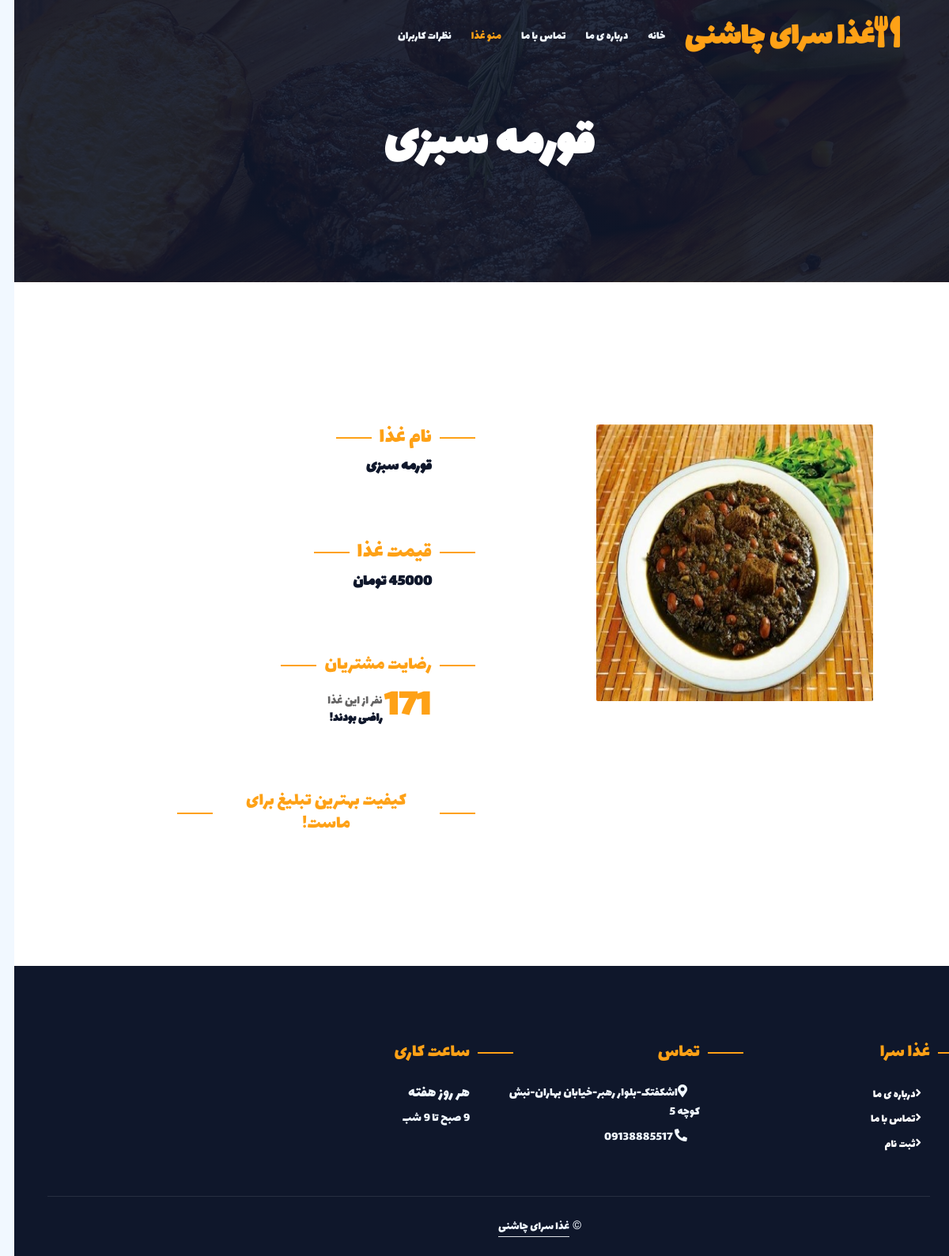
The app's page /menu/قورمه سبزی/, older data.
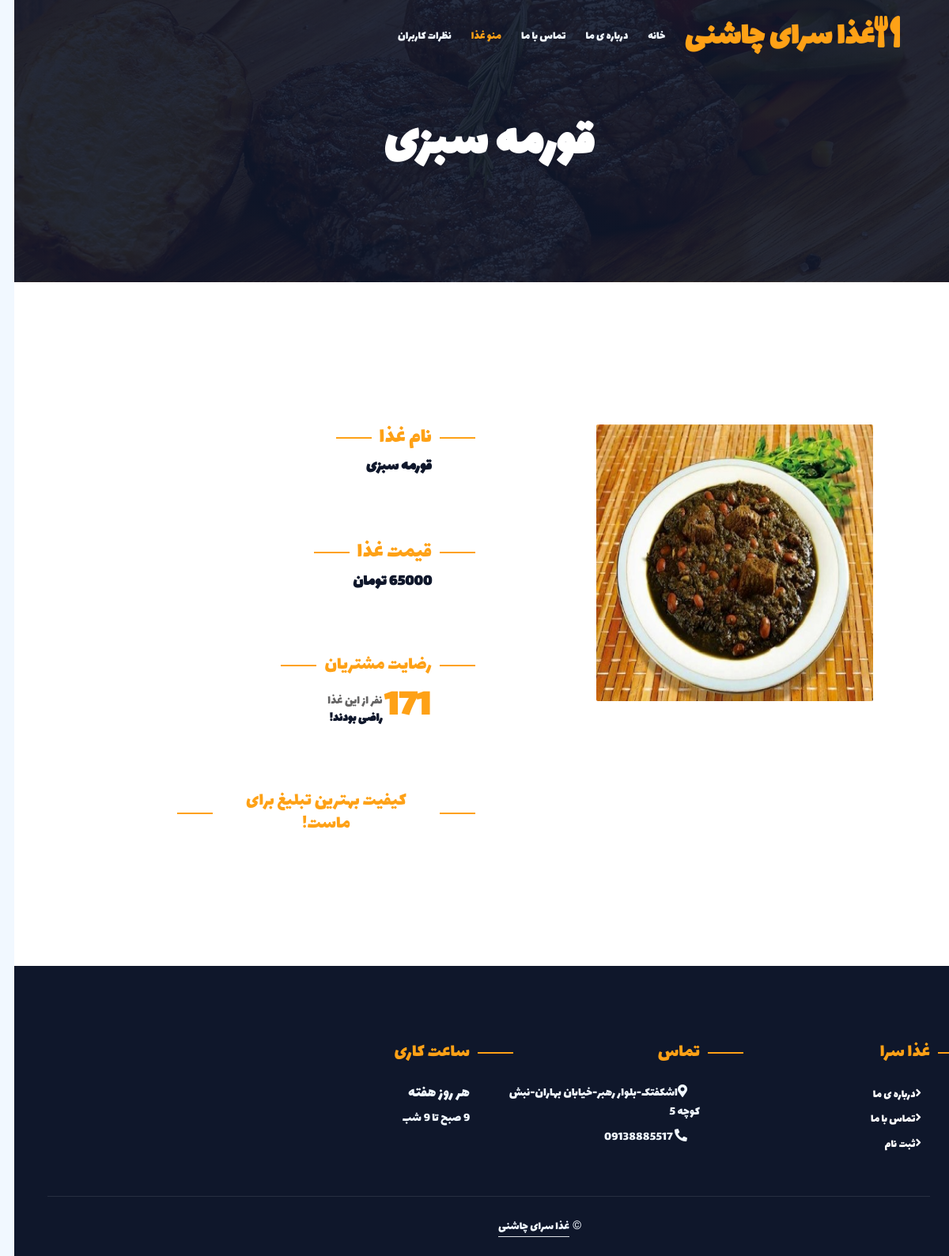
The same page, newer data.
### home_app/models.py (models this page shows, shortened)
class Food(models.Model):
    foodName=models.CharField(max_length=30,default='')
    foodPrice=models.IntegerField(default=0)
    foodImage=models.CharField(max_length=30,default='')
    category=models.CharField(max_length=20,default='')
    likesCount=models.IntegerField(default=10)

### home_app/views.py (the view)
# urls.py: path('menu/<food>/',foodDetails),
def foodDetails(request,food):
    return render(request,"home_app/food.html",context={"foodDetail":findFood(food)})

### home_app/views.py (called while the page is built)
def cheloList():
    return Food.objects.filter(category='پلو')

def khorakList():
    return Food.objects.filter(category='خوراک')

def KhoreshList():
    return Food.objects.filter(category='خورش')

def findFood(food):
    for chelo in  cheloList():
        if chelo.foodName == food:
            return chelo
    for khorak in khorakList():
        if khorak.foodName == food:
            return khorak
    for khoresh in KhoreshList():
        if khoresh.foodName == food:
            return khoresh

### home_app/templates/home_app/food.html (shortened to what this page needs)
<!DOCTYPE html>
<html lang="en">
<head>
    {%load static%}
    <link href="https://cdnjs.cloudflare.com/ajax/libs/font-awesome/5.10.0/css/all.min.css" rel="stylesheet">
    <link href="https://cdn.jsdelivr.net/npm/bootstrap-icons@1.4.1/font/bootstrap-icons.css" rel="stylesheet">
    <link href="{%static 'home_app/lib/animate/animate.min.css'%}" rel="stylesheet">
    <link href="{%static 'home_app/lib/owlcarousel/assets/owl.carousel.min.css'%}" rel="stylesheet">
    <link href="{%static 'home_app/lib/tempusdominus/css/tempusdominus-bootstrap-4.min.css'%}" rel="stylesheet" />
    <link href="{%static 'home_app/css/bootstrap.min.css'%}" rel="stylesheet">
    <link href="{%static 'home_app/css/style.css'%}" rel="stylesheet">
</head>
<body dir="rtl">
    <div class="container-xxl bg-white p-0">
        <div class="container-xxl position-relative p-0" id="setFont">
            <nav class="navbar navbar-expand-lg navbar-dark bg-dark px-4 px-lg-5 py-3 py-lg-0" >
                <a href="/" class="navbar-brand p-0">
                    <h1 class="text-primary m-0" id="setFont"><i class="fa fa-utensils me-3"></i>غذا سرای چاشنی</h1>
                </a>
                <div class="collapse navbar-collapse" id="navbarCollapse">
                    <div class="navbar-nav ms-auto py-0 pe-4">
                        <a href="/" class="nav-item nav-link">خانه</a>
                        <a href="/about" class="nav-item nav-link">درباره ی ما</a>
                        <a href="/contact" class="nav-item nav-link">تماس با ما</a>
                        <a href="/menu" class="nav-item nav-link active">منو غذا</a>
                        <a href="/comments" class="nav-item nav-link">نظرات کاربران</a>
                    </div>
                </div>
            </nav>
            <div class="container-xxl py-5 bg-dark hero-header mb-5">
                <div class="container text-center my-5 pt-5 pb-4">
                    <h1 class="display-3 text-white mb-3 animated slideInDown" style="font-family: lalezar;">{{foodDetail.foodName}}</h1>
                </div>
            </div>
        </div>
        <div class="container-xxl py-5">
            <div class="container">
                <div class="row g-4" style="margin: 60px; width: 100%;">
                    <div class="col-md-6">
                        <div class="wow fadeInUp" data-wow-delay="0.2s">
                            <div id="setFont" style="width: 100%; ">
                                <img style="width: 350px;height: 350px;" class="rounded" src="{%static 'home_app/img/'%}{{foodDetail.foodImage}}">
                            </div>
                        </div>
                    </div>
                    <div class="col-md-6 wow fadeIn" data-wow-delay="0.3s">
                        <h3 class="section-title ff-secondary text-center text-primary fw-normal" id="setFont">نام غذا</h3>
                        <h5 id="setFont">{{foodDetail.foodName}}</h5>
                        <br><br><br>
                        <h3 class="section-title ff-secondary text-center text-primary fw-normal" id="setFont">قیمت غذا</h3>
                        <h5 id="setFont">{{foodDetail.foodPrice}} تومان</h5>
                        <br><br><br>
                        <h4 class="section-title ff-secondary text-center text-primary fw-normal" id="setFont">رضایت مشتریان</h4>
                        <div class="col-sm-6" dir="rtl">
                            <table id="setFont">
                                <tr>
                                    <td >
                                        <div class="flex-shrink-1 display-5 text-primary mb-1" data-toggle="counter-up" style="width: 20%;">
                                            {{foodDetail.likesCount}}
                                        </div>
                                    </td>
                                    <td >
                                        <div class="ps-4" style="float: left;"margin-right: 20px;"">
                                            <p class="mb-0">نفر از این غذا </p>
                                            <h6 class="text-uppercase mb-0" id="setFont">راضی بودند!</h6>
                                        </div>
                                    </td>
                                </tr>
                            </table>
                            <br><br><br>
                            <div>
                                <h4 class="section-title ff-secondary text-center text-primary fw-normal" id="setFont" style="color-scheme: black;">
                                    کیفیت بهترین تبلیغ برای ماست!
                                </h4>
                            </div>
                        </div>
                    </div>
                </div>
            </div>
        </div>
        <div class="container-fluid bg-dark text-light footer pt-5 mt-5 wow fadeIn" data-wow-delay="0.1s" dir="rtl">
            <div class="container py-5">
                <div class="row g-5">
                    <div class="col-lg-3 col-md-6" dir="rtl">
                        <h4 class="section-title ff-secondary text-start text-primary fw-normal mb-4" id="setFont">غذا سرا</h4>
                        <a id="setFont" class="btn btn-link" href="/about">درباره ی ما</a>
                        <a id="setFont" class="btn btn-link" href="/contact">تماس با ما</a>
                        <a id="setFont" class="btn btn-link" href="" onclick="signinMessage()">ثبت نام</a>
                    </div>
                    <div class="col-lg-3 col-md-6" id="setFont">
                        <h4 class="section-title ff-secondary text-start text-primary fw-normal mb-4" id="setFont">تماس</h4>
                        <p class="mb-2"><i class="fa fa-map-marker-alt me-3"></i>اشکفتک-بلوار رهبر-خیابان بهاران-نبش کوچه 5 </p>
                        <p class="mb-2"><i class="fa fa-phone-alt me-3"></i> 09138885517</p>
                    </div>
                    <div class="col-lg-3 col-md-6" id="setFont">
                        <h4 class="section-title ff-secondary text-start text-primary fw-normal mb-4" id="setFont">ساعت کاری</h4>
                        <h5 class="text-light fw-normal" id="setFont">هر روز هفته</h5>
                        <p>9 صبح تا 9 شب</p>
                    </div>
                </div>
            </div>
            <div class="container">
                <div class="copyright">
                    <div class="row">
                        <div class="col-md-6 text-center text-md-start mb-3 mb-md-0">
                            &copy; <a class="border-bottom" href="#" id="setFont">غذا سرای چاشنی</a>
                        </div>
                    </div>
                </div>
            </div>
        </div>
    </div>
</body>
</html>

### home_app/static/home_app/css/style.css (style rules this page uses)
:root { --primary: #FEA116; --light: #F1F8FF; --dark: #0F172B; }
.ff-secondary { font-family: 'Pacifico', cursive; }
.btn { font-family: 'Nunito', sans-serif; font-weight: 500; text-transform: uppercase; transition: .5s; }
.navbar-dark .navbar-nav .nav-link { position: relative; margin-left: 25px; padding: 35px 0; font-size: 15px; color: var(--light) !important; text-transform: uppercase; font-weight: 500; outline: none; transition: .5s; }
.navbar-dark .navbar-nav .nav-link:hover, .navbar-dark .navbar-nav .nav-link.active { color: var(--primary) !important; }
@media (min-width: 992px) { .navbar-dark { position: absolute; width: 100%; top: 0; left: 0; z-index: 999; background: transparent !important; } }
.hero-header { background: linear-gradient(rgba(15, 23, 43, .9), rgba(15, 23, 43, .9)), url(../img/bg-hero.jpg); background-position: center center; background-repeat: no-repeat; background-size: cover; }
.section-title { position: relative; display: inline-block; }
.section-title::before { position: absolute; content: ""; width: 45px; height: 2px; top: 50%; left: -55px; margin-top: -1px; background: var(--primary); }
.section-title::after { position: absolute; content: ""; width: 45px; height: 2px; top: 50%; right: -55px; margin-top: -1px; background: var(--primary); }
.section-title.text-start::before, .section-title.text-end::after { display: none; }
.footer .btn.btn-link { display: block; margin-bottom: 5px; padding: 0; text-align: left; color: #FFFFFF; font-size: 15px; font-weight: normal; text-transform: capitalize; transition: .3s; }
.footer .btn.btn-link::before { position: relative; content: "\f105"; font-family: "Font Awesome 5 Free"; font-weight: 900; margin-right: 10px; }
.footer .copyright { padding: 25px 0; font-size: 15px; border-top: 1px solid rgba(256, 256, 256, .1); }
.footer .copyright a { color: var(--light); }

### home_app/templates/home_app/food.html (style rules this page uses)
#setFont { font-family: lalezar; text-align: right; }
.rounded { border-top-left-radius: 120px; border-top-right-radius: 120px; border-bottom-left-radius: 120px; border-bottom-right-radius: 120px; }

Row changes from the older to the newer data that the page shows:
changed Food "قورمه سبزی": foodPrice "45000" → "65000"
